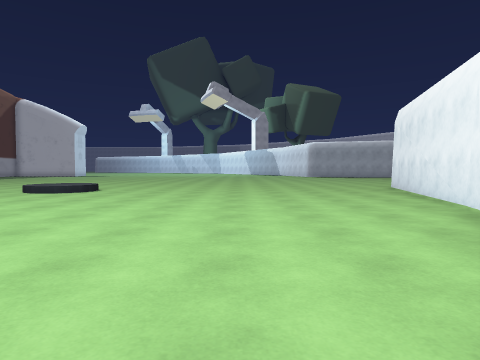
[1] (above)

20 first-person views from a walk through a 3-D level made in the Unity game engine. The camera is 1.2 m above the floor, tilts 2° down and sees 75° across. The floor is counted in squares, 1.8 m on a side. Each view is taken from the middle of a square. On the plan, view 1 faces up. The plan holds only what a view shows up to about 10 squares ahead; the rest is blank. The place goes on beyond the plan. The player character is not drawn. Some animated figures are not drawn.

[2]
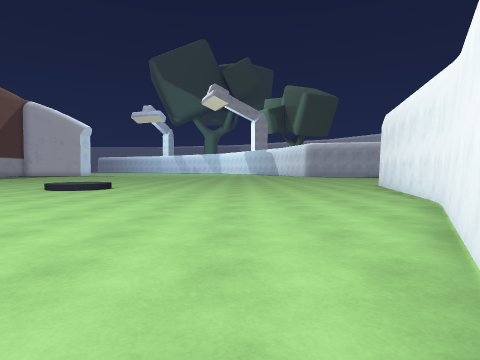

[3]
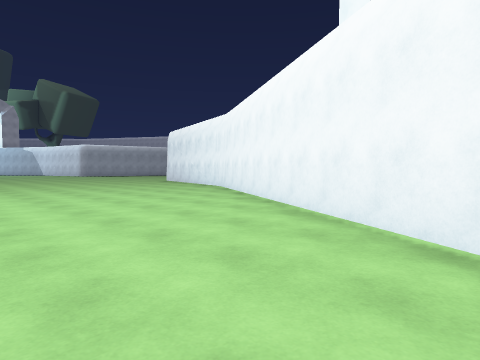

[4]
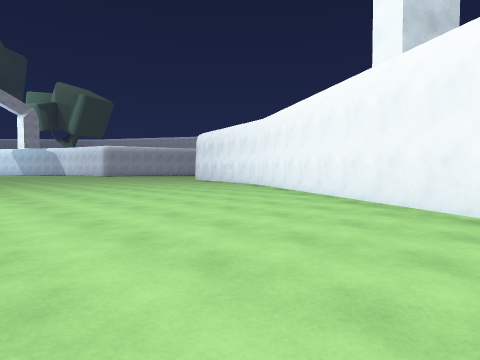

[5]
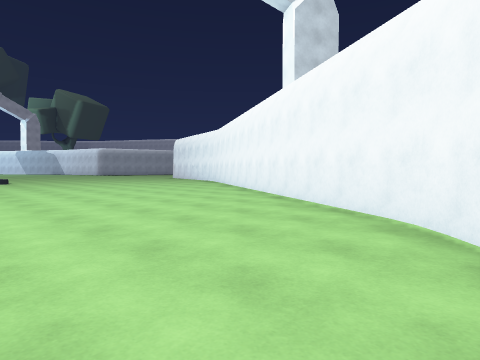

[6]
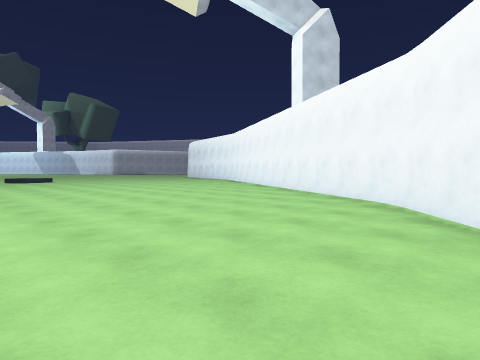

[7]
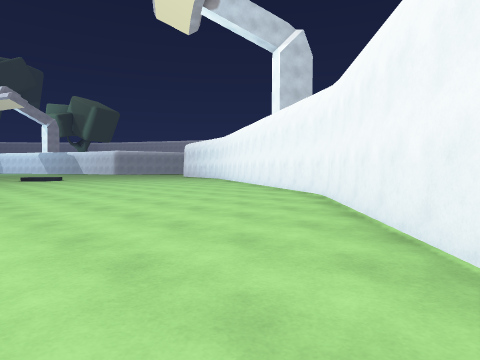

[8]
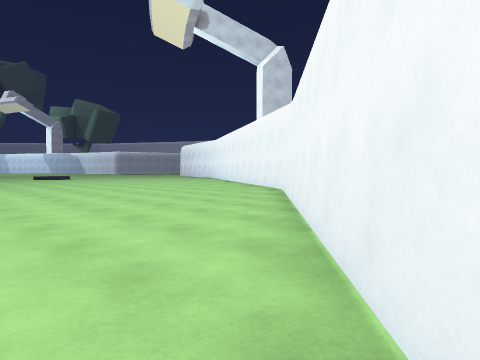

[9]
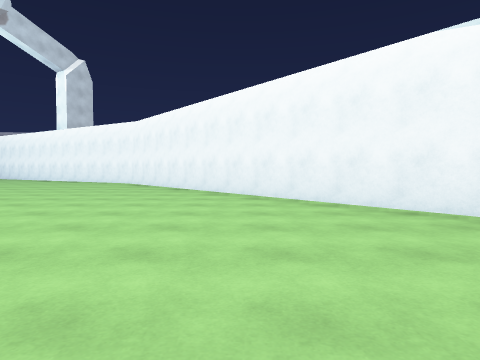

[10]
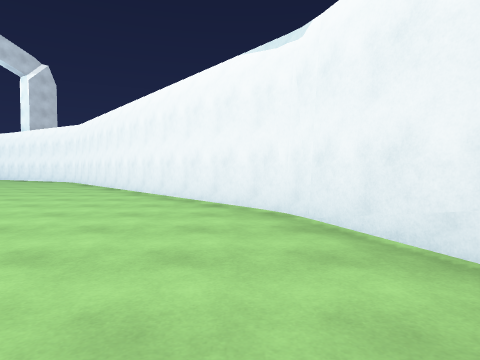

[11]
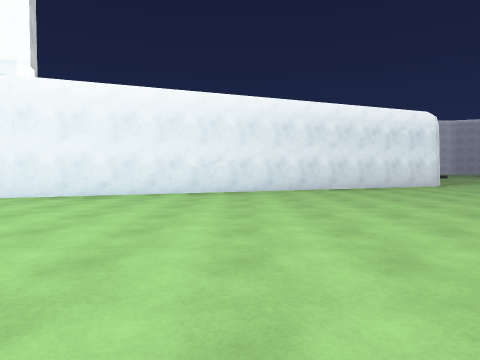

[12]
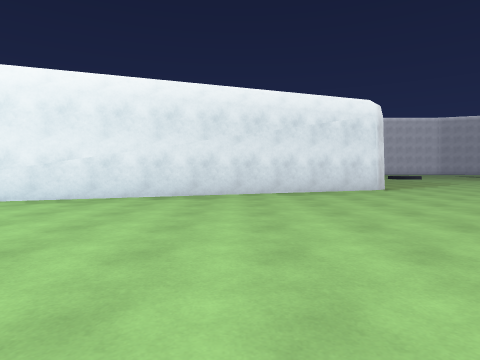

[13]
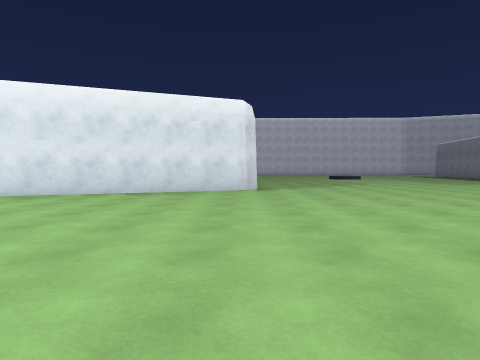

[14]
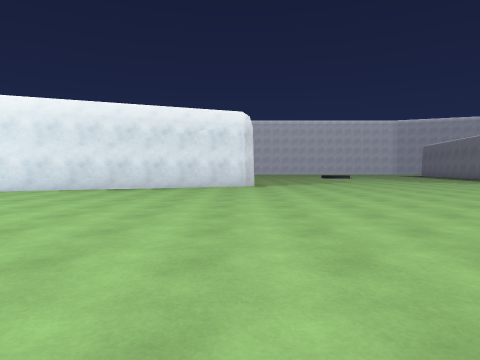

[15]
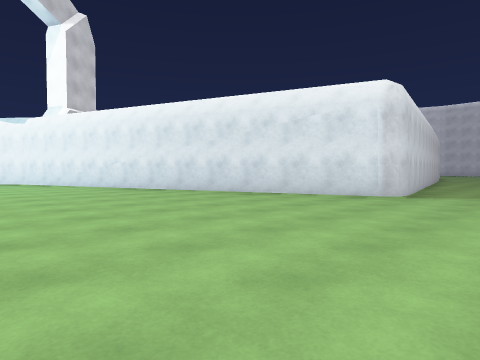

[16]
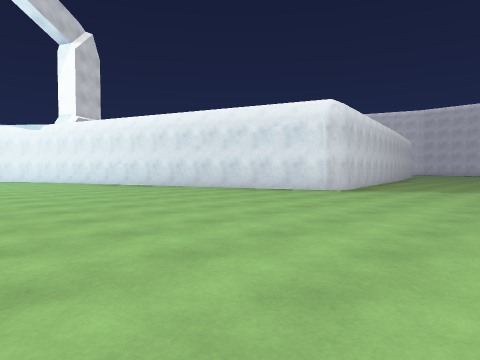

[17]
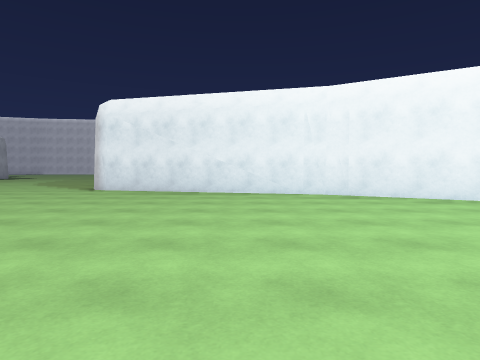

[18]
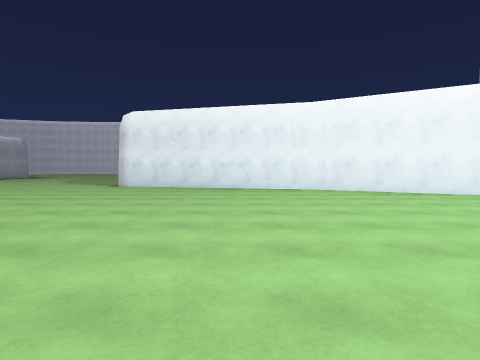

[19]
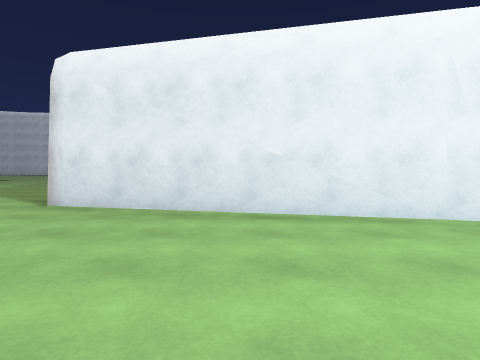

[20]
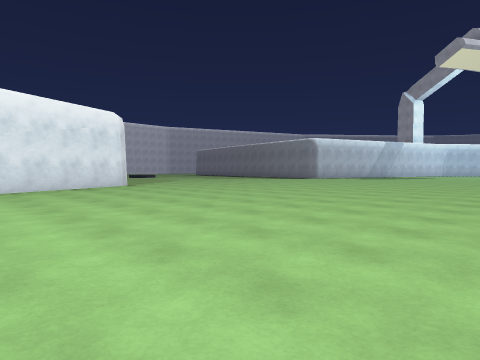

### Floor plan
Points are (right, up) in squares from view 1. A wall is a line through its corners. A room is listed if a view was taken in it or the views show most of it. See-through windows are left out.
Room 1 (views 1, 2, 3, 4, 5, 6, 7, 8, 9, 10, 11, 12, 13, 14, 15, 16, 17, 18, 19, 20)
walls: (3.8, 4.7) (5.3, 11); (-26.2, -20.5) (-13.4, -15.7) (-3, -7) (3.8, 4.9); (-26.6, -21.2) (-26.5, -20.7) (-26.1, -20.4); (-26.3, -22.5) (-26.5, -21.2); (5.3, 10.9) (5.6, 11.4)

Where each view was taken, in squares from view 1:
view 1: 0 up, 0 right, facing up
view 2: 1 down, 0 right, facing up
view 3: 4 down, 4 left, facing up-right
view 4: 4 down, 6 left, facing up-right
view 5: 8 down, 7 left, facing up-right
view 6: 9 down, 9 left, facing up-right
view 7: 11 down, 10 left, facing up-right
view 8: 13 down, 11 left, facing up-right
view 9: 12 down, 17 left, facing right
view 10: 15 down, 18 left, facing right
view 11: 9 down, 19 left, facing down
view 12: 11 down, 22 left, facing down
view 13: 11 down, 26 left, facing down
view 14: 9 down, 26 left, facing down
view 15: 13 down, 29 left, facing down-right
view 16: 12 down, 31 left, facing down-right
view 17: 7 up, 4 left, facing right
view 18: 7 up, 6 left, facing right
view 19: 8 up, 0 right, facing right
view 20: 9 down, 21 left, facing down-left
